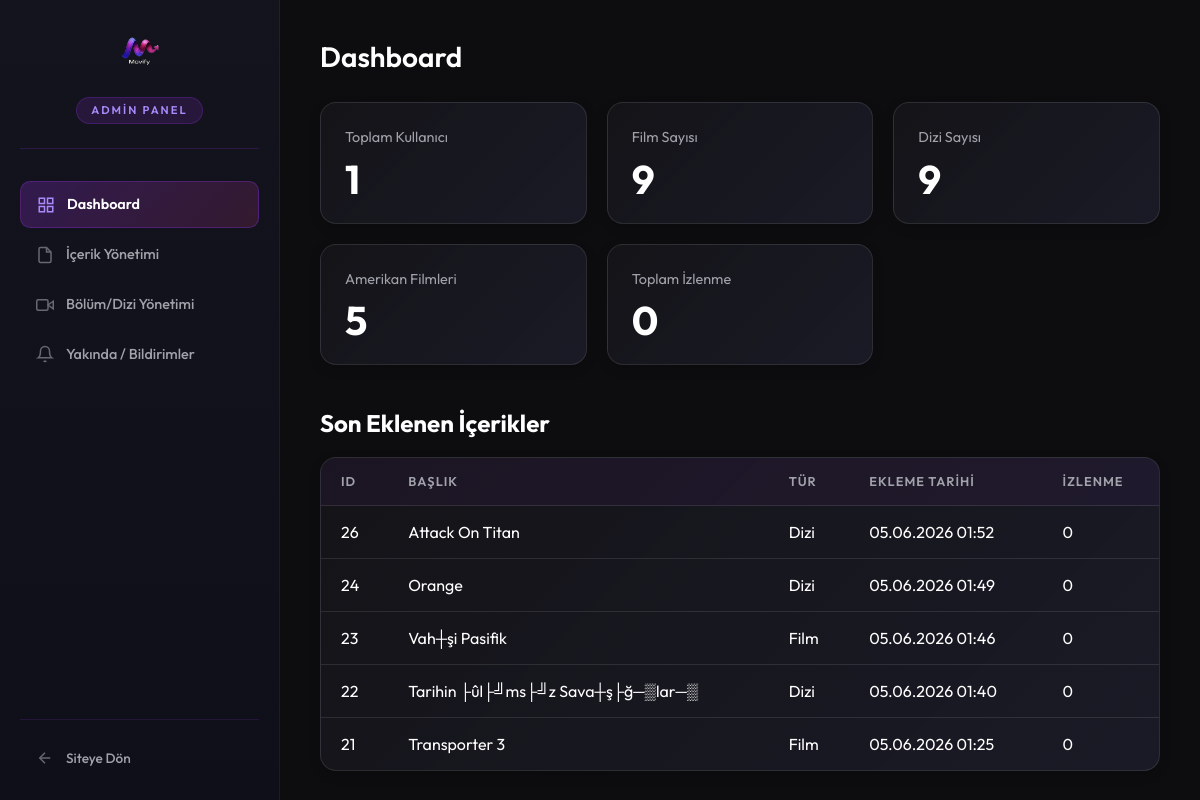
/admin/index.php (signed in), run on an earlier commit of the app's database.
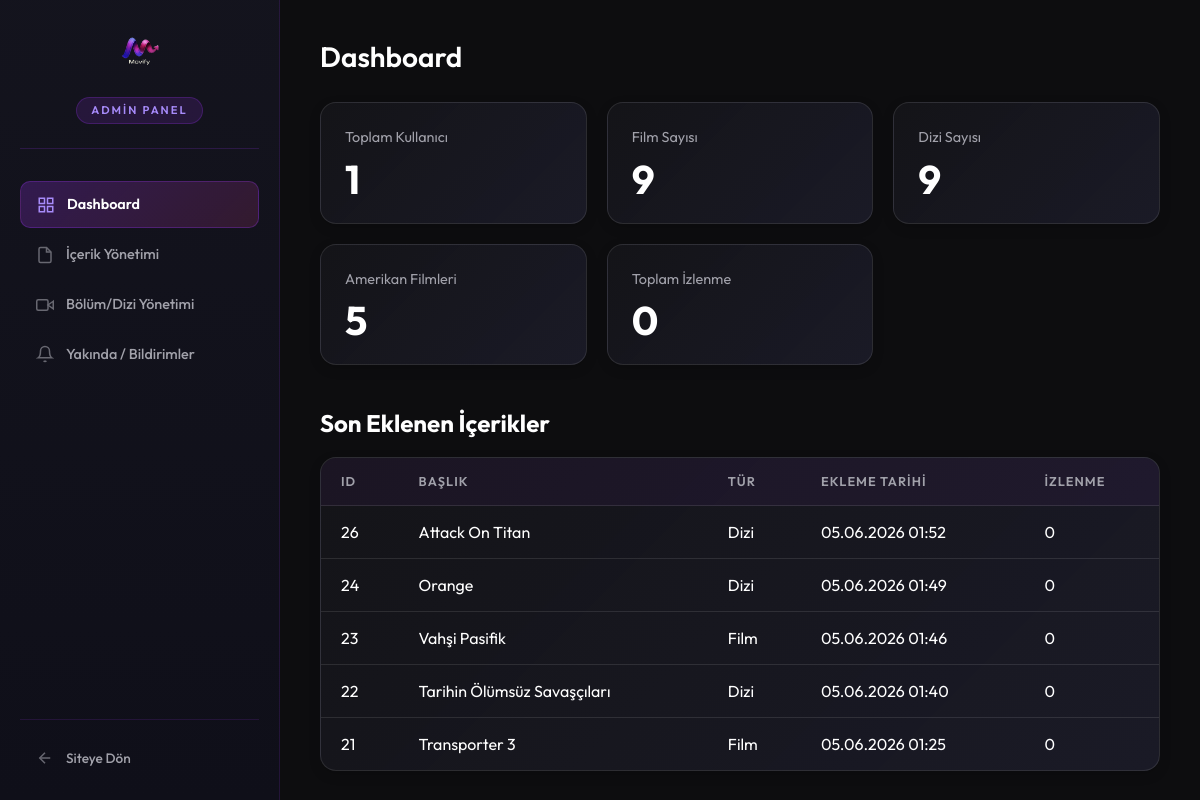
And on a later commit of the database.
### tables this page shows
CREATE TABLE `content` (
  `id` int(11) NOT NULL,
  `title` varchar(255) NOT NULL,
  `type` enum('movie','series') NOT NULL DEFAULT 'movie',
  `director` varchar(255) DEFAULT NULL,
  `original_language` varchar(50) DEFAULT NULL,
  `description` text DEFAULT NULL,
  `cover_image` varchar(255) DEFAULT NULL,
  `banner_image` varchar(255) DEFAULT NULL,
  `release_year` int(4) DEFAULT NULL,
  `age_rating` varchar(10) DEFAULT NULL,
  `imdb_rating` decimal(3,1) DEFAULT NULL,
  `rotten_tomatoes_rating` int(3) DEFAULT NULL,
  `duration_minutes` int(5) DEFAULT NULL,
  `views_count` int(11) NOT NULL DEFAULT 0,
  `is_featured` tinyint(1) NOT NULL DEFAULT 0,
  `is_coming_soon` tinyint(1) NOT NULL DEFAULT 0,
  `is_exclusive` tinyint(1) NOT NULL DEFAULT 0,
  `is_top10` tinyint(1) NOT NULL DEFAULT 0,
  `coming_soon_date` date DEFAULT NULL,
  `created_at` datetime NOT NULL DEFAULT current_timestamp(),
  `updated_at` datetime NOT NULL DEFAULT current_timestamp() ON UPDATE current_timestamp()
);

### includes/db.php (called while the page is built, shortened)
<?php
function e($string) {
    return htmlspecialchars($string ?? '', ENT_QUOTES, 'UTF-8');
}

### admin/index.php (the view, shortened to what this page needs)
<?php
require_once dirname(__DIR__) . '/includes/db.php';
$pdo = db();
$statUsers = $pdo->query("SELECT COUNT(*) FROM users")->fetchColumn();
$statMovies = $pdo->query("SELECT COUNT(*) FROM content WHERE type = 'movie'")->fetchColumn();
$statSeries = $pdo->query("SELECT COUNT(*) FROM content WHERE type = 'series'")->fetchColumn();
$statAmericanMovies = $pdo->query("SELECT COUNT(c.id) FROM content c JOIN content_categories cc ON c.id = cc.content_id JOIN categories cat ON cc.category_id = cat.id WHERE cat.slug = 'amerikan-filmleri'")->fetchColumn();
$statViews = $pdo->query("SELECT SUM(views_count) FROM content")->fetchColumn() ?: 0;
?>
<!DOCTYPE html>
<html lang="tr">
<head>
    <link rel="stylesheet" href="<?= BASE_URL ?>/assets/css/style.css">
</head>
<body data-theme="dark">
<div class="admin-layout">
    <aside class="admin-sidebar">
        <div class="admin-sidebar__logo">
            <a href="<?= BASE_URL ?>/index.php">
                <img src="<?= BASE_URL ?>/assets/images/movifylogo.png" alt="Movify" class="admin-logo-img">
            </a>
            <span class="admin-badge">Admin Panel</span>
        </div>
        <nav class="admin-nav">
            <a href="index.php" class="admin-nav-link active">
                <svg width="18" height="18" viewBox="0 0 24 24" fill="none" stroke="currentColor" stroke-width="2"><rect x="3" y="3" width="7" height="7"/><rect x="14" y="3" width="7" height="7"/><rect x="3" y="14" width="7" height="7"/><rect x="14" y="14" width="7" height="7"/></svg>
                Dashboard
            </a>
            <a href="manage-content.php" class="admin-nav-link">
                <svg width="18" height="18" viewBox="0 0 24 24" fill="none" stroke="currentColor" stroke-width="2"><path d="M14 2H6a2 2 0 0 0-2 2v16a2 2 0 0 0 2 2h12a2 2 0 0 0 2-2V8z"/><polyline points="14 2 14 8 20 8"/></svg>
                İçerik Yönetimi
            </a>
            <a href="manage-episodes.php" class="admin-nav-link">
                <svg width="18" height="18" viewBox="0 0 24 24" fill="none" stroke="currentColor" stroke-width="2"><polygon points="23 7 16 12 23 17 23 7"/><rect x="1" y="5" width="15" height="14" rx="2" ry="2"/></svg>
                Bölüm/Dizi Yönetimi
            </a>
            <a href="manage-coming-soon.php" class="admin-nav-link">
                <svg width="18" height="18" viewBox="0 0 24 24" fill="none" stroke="currentColor" stroke-width="2"><path d="M18 8A6 6 0 0 0 6 8c0 7-3 9-3 9h18s-3-2-3-9"/><path d="M13.73 21a2 2 0 0 1-3.46 0"/></svg>
                Yakında / Bildirimler
            </a>
        </nav>
        <div class="admin-sidebar__footer">
            <a href="<?= BASE_URL ?>/home.php" class="admin-nav-link admin-back-link">
                <svg width="18" height="18" viewBox="0 0 24 24" fill="none" stroke="currentColor" stroke-width="2"><line x1="19" y1="12" x2="5" y2="12"/><polyline points="12 19 5 12 12 5"/></svg>
                Siteye Dön
            </a>
        </div>
    </aside>
    <main class="admin-content">
        <h1 style="margin-bottom: 24px;">Dashboard</h1>
        <div style="display: grid; grid-template-columns: repeat(auto-fit, minmax(200px, 1fr)); gap: 20px; margin-bottom: 40px;">
            <div class="stat-card">
                <div style="color:var(--text-muted); font-size:0.9rem;">Toplam Kullanıcı</div>
                <div class="stat-value"><?= number_format($statUsers) ?></div>
            </div>
            <div class="stat-card">
                <div style="color:var(--text-muted); font-size:0.9rem;">Film Sayısı</div>
                <div class="stat-value"><?= number_format($statMovies) ?></div>
            </div>
            <div class="stat-card">
                <div style="color:var(--text-muted); font-size:0.9rem;">Dizi Sayısı</div>
                <div class="stat-value"><?= number_format($statSeries) ?></div>
            </div>
            <div class="stat-card">
                <div style="color:var(--text-muted); font-size:0.9rem;">Amerikan Filmleri</div>
                <div class="stat-value"><?= number_format($statAmericanMovies) ?></div>
            </div>
            <div class="stat-card">
                <div style="color:var(--text-muted); font-size:0.9rem;">Toplam İzlenme</div>
                <div class="stat-value"><?= number_format($statViews) ?></div>
            </div>
        </div>
        <h2 style="margin-bottom: 16px;">Son Eklenen İçerikler</h2>
        <div class="stat-card" style="padding:0; overflow:hidden;">
            <div style="overflow-x: auto;">
                <table class="admin-table">
                    <thead>
                        <tr>
                            <th>ID</th>
                            <th>Başlık</th>
                            <th>Tür</th>
                            <th>Ekleme Tarihi</th>
                            <th>İzlenme</th>
                        </tr>
                    </thead>
                    <tbody>
                        <?php
                        $recent = $pdo->query("SELECT id, title, type, created_at, views_count FROM content ORDER BY created_at DESC LIMIT 5")->fetchAll();
                        foreach ($recent as $row):
                        ?>
                        <tr>
                            <td><?= $row['id'] ?></td>
                            <td><?= e($row['title']) ?></td>
                            <td><?= $row['type'] === 'movie' ? 'Film' : 'Dizi' ?></td>
                            <td><?= date('d.m.Y H:i', strtotime($row['created_at'])) ?></td>
                            <td><?= number_format($row['views_count']) ?></td>
                        </tr>
                        <?php endforeach; ?>
                    </tbody>
                </table>
            </div>
        </div>
    </main>
</div>
</body>
</html>

### assets/css/style.css (style rules this page uses)
:root { --bg-color: #0d0d0f; --bg-secondary: #141418; --bg-tertiary: #1a1a22; --text-main: #ffffff; --text-muted: #a1a1aa; --text-faint: #71717a; --accent-blue: #3b82f6; --accent-purple: #8b5cf6; --accent-pink: #ec4899; --border-color: rgba(255, 255, 255, 0.1); --glass-bg: rgba(20, 20, 24, 0.6); --glass-border: rgba(255, 255, 255, 0.05); --font-main: 'Outfit', sans-serif; --border-radius: 12px; --transition: all 0.3s ease; --z-index-nav: 1000; --z-index-modal: 2000; }
* { box-sizing: border-box; margin: 0; padding: 0; }
body { font-family: var(--font-main); background-color: var(--bg-color); color: var(--text-main); line-height: 1.5; -webkit-font-smoothing: antialiased; transition: background-color 0.3s, color 0.3s; }
a { color: inherit; text-decoration: none; transition: var(--transition); }
.admin-layout { display: flex; min-height: 100vh; background: var(--bg-color); }
.admin-sidebar { width: 280px; min-width: 280px; background: linear-gradient(180deg, rgba(20, 20, 30, 0.98) 0%, rgba(15, 15, 25, 1) 100%); border-right: 1px solid rgba(147, 51, 234, 0.15); padding: 28px 20px 20px; display: flex; flex-direction: column; position: sticky; top: 0; height: 100vh; overflow-y: auto; }
.admin-sidebar__logo { display: flex; flex-direction: column; align-items: center; gap: 8px; margin-bottom: 32px; padding-bottom: 24px; border-bottom: 1px solid rgba(147, 51, 234, 0.2); }
.admin-logo-img { height: 55px; width: auto; transition: transform 0.3s ease; }
.admin-badge { font-size: 0.7rem; font-weight: 600; text-transform: uppercase; letter-spacing: 2px; color: #a78bfa; background: rgba(147, 51, 234, 0.15); padding: 4px 14px; border-radius: 20px; border: 1px solid rgba(147, 51, 234, 0.25); }
.admin-nav { display: flex; flex-direction: column; gap: 4px; flex: 1; }
.admin-nav-link { padding: 12px 16px; border-radius: 10px; color: var(--text-muted); font-weight: 500; font-size: 0.9rem; transition: all 0.2s ease; display: flex; align-items: center; gap: 12px; text-decoration: none; }
.admin-nav-link svg { flex-shrink: 0; opacity: 0.6; transition: opacity 0.2s; }
.admin-nav-link.active { background: linear-gradient(135deg, rgba(147, 51, 234, 0.25), rgba(236, 72, 153, 0.15)); color: #fff; font-weight: 600; border: 1px solid rgba(147, 51, 234, 0.3); }
.admin-nav-link.active svg { opacity: 1; stroke: #a78bfa; }
.admin-sidebar__footer { margin-top: auto; padding-top: 16px; border-top: 1px solid rgba(147, 51, 234, 0.15); }
.admin-back-link { color: var(--text-muted) !important; font-size: 0.85rem !important; }
.admin-content { flex: 1; padding: 36px 40px; overflow-y: auto; max-height: 100vh; }
.admin-content h1 { font-size: 1.75rem; font-weight: 600; }
.stat-card { background: linear-gradient(135deg, var(--bg-secondary), rgba(30, 30, 45, 0.8)); padding: 24px; border-radius: 16px; border: 1px solid var(--border-color); box-shadow: 0 4px 12px rgba(0,0,0,0.15); transition: transform 0.2s ease, box-shadow 0.2s ease; }
.stat-value { font-size: 2.5rem; font-weight: 700; color: var(--text-main); margin-top: 10px; line-height: 1; }
.admin-table { width: 100%; border-collapse: collapse; text-align: left; }
.admin-table th, .admin-table td { padding: 14px 20px; border-bottom: 1px solid var(--border-color); }
.admin-table th { color: var(--text-muted); font-weight: 600; font-size: 0.8rem; text-transform: uppercase; letter-spacing: 1px; background: rgba(147, 51, 234, 0.05); }
.admin-table tbody tr { transition: background 0.15s ease; }
.admin-table tbody tr:last-child td { border-bottom: none; }

What changed in the data, as far as the page shows it:
changed content id 23: title "Vah┼şi Pasifik" → "Vahşi Pasifik"
changed content id 22: title "Tarihin ├ûl├╝ms├╝z Sava┼ş├ğ─▒lar─▒" → "Tarihin Ölümsüz Savaşçıları"
